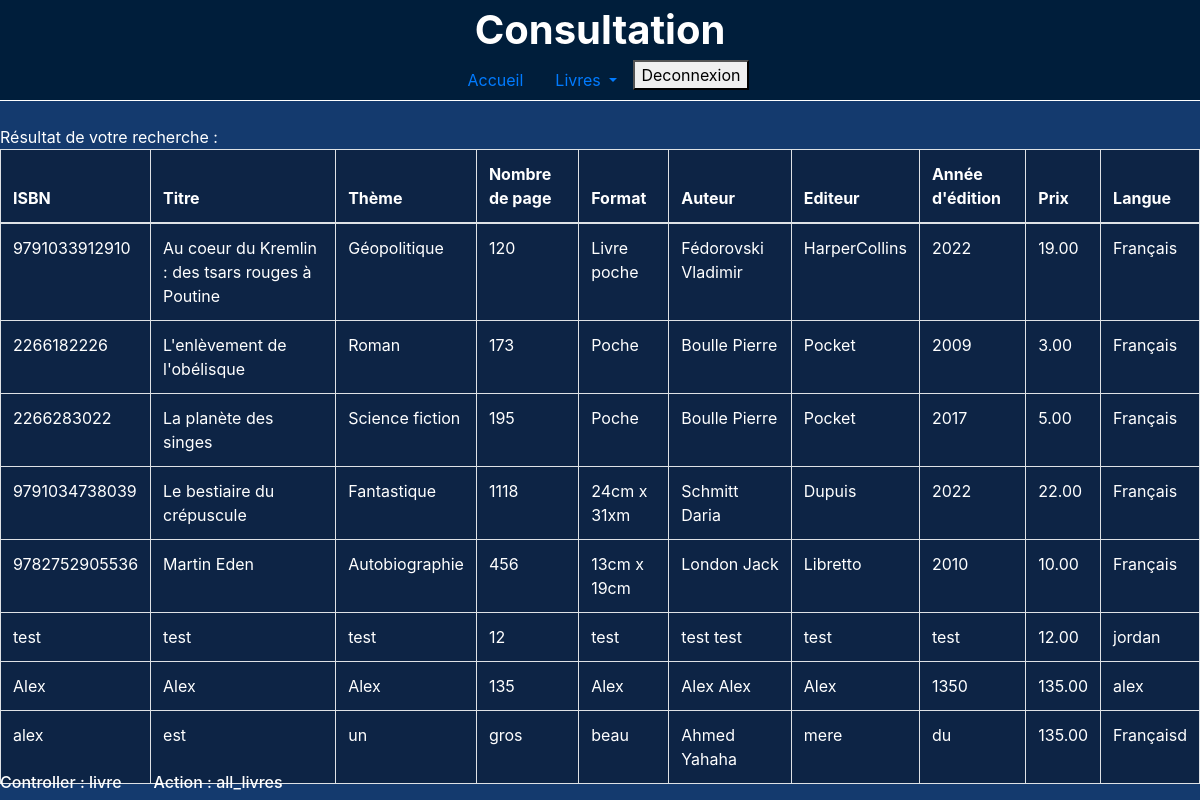
Page /user/index.php?controller=livre&action=all_livres on the committed database.
### tables this page shows
CREATE TABLE `livres` (
  `Id` int(11) NOT NULL,
  `ISBN` varchar(15) NOT NULL,
  `Titre` varchar(50) NOT NULL,
  `Theme` varchar(50) NOT NULL,
  `Nb_pages` varchar(50) NOT NULL,
  `Format` varchar(50) NOT NULL,
  `Nom_auteur` varchar(50) NOT NULL,
  `Prenom_auteur` varchar(50) NOT NULL,
  `Editeur` varchar(50) NOT NULL,
  `Annee_edition` varchar(50) NOT NULL,
  `Prix` decimal(6,2) NOT NULL,
  `Langue` varchar(50) NOT NULL
);

### user/Controllers/Controller_livre.php (called while the page is built, shortened)
<?php
class Controller_livre extends Controller
{
    public function action_all_livres()
    {
        $m = Model::get_model();
        $data = ["livres" => $m->get_all_livres()];
        $this->render("all_livres", $data);
    }
}
?>

### user/Models/Model.php (called while the page is built, shortened)
<?php
class Model
{
    private $bd;
    private static $instance = null;
    private function __construct()
    {
        $dsn = "mysql:host=localhost;dbname=bd_livres";
        $login = "root";
        $mdp = "";
        $this->bd = new PDO($dsn, $login, $mdp);
        $this->bd->query("SET NAMES 'utf8'");
        $this->bd->setAttribute(PDO::ATTR_ERRMODE, PDO::ERRMODE_EXCEPTION);
    }
    public static function get_model()
    {
        if (is_null(self::$instance)) {
            self::$instance = new Model();
        }
        return self::$instance;
    }
    public function get_all_livres()
    {
        $r = $this->bd->prepare("SELECT * FROM livres");
        $r->execute();
        return $r->fetchAll(PDO::FETCH_OBJ);
    }
}

### user/Views/view_all_livres.php (the view)
Résultat de votre recherche :
<br />
<table class='table table-bordered table-responsive-md bg_table'>
	<thead>
		<tr>
			<th>ISBN</th>
			<th>Titre</th>
			<th>Thème</th>
			<th>Nombre de page</th>
			<th>Format</th>
			<th>Auteur</th>
			<th>Editeur</th>
			<th>Année d'édition</th>
			<th>Prix</th>
			<th>Langue</th>
		</tr>
	</thead>
	<tbody>
		<?php foreach ($livres as $l): ?>
			<tr>
				<td>
					<?= $l->ISBN ?>
				</td>
				<td>
					<?= $l->Titre ?>
				</td>
				<td>
					<?= $l->Theme ?>
				</td>
				<td>
					<?= $l->Nb_pages ?>
				</td>
				<td>
					<?= $l->Format ?>
				</td>
				<td>
					<?= $l->Nom_auteur ?>
					<?= $l->Prenom_auteur ?>
				</td>
				<td>
					<?= $l->Editeur ?>
				</td>
				<td>
					<?= $l->Annee_edition ?>
				</td>
				<td>
					<?= $l->Prix ?>
				</td>
				<td>
					<?= $l->Langue ?>
				</td>
			</tr>
		<?php endforeach; ?>
	</tbody>
</table>

### user/Content/css/style.css (style rules this page uses)
html { position: relative; min-height: 100%; }
body { width: 100%; background-color: #143a6e; background-attachment: fixed; background-repeat: no-repeat; background-position: center; position: absolute; min-height: 100%; margin: 0 0 px; color: white; }
.bg_table { background-color: #0000005f; color: white; }

### rows in the picture
livres: ISBN "9791033912910", Titre "Au coeur du Kremlin : des tsars rouges à Poutine", Theme "Géopolitique", Nb_pages "120", Format "Livre poche", Nom_auteur "Fédorovski", Prenom_auteur "Vladimir", Editeur "HarperCollins", Annee_edition "2022", Prix "19.00", Langue "Français"
livres: ISBN "2266182226", Titre "L'enlèvement de l'obélisque", Theme "Roman", Nb_pages "173", Format "Poche", Nom_auteur "Boulle", Prenom_auteur "Pierre", Editeur "Pocket", Annee_edition "2009", Prix "3.00", Langue "Français"
livres: ISBN "2266283022", Titre "La planète des singes", Theme "Science fiction", Nb_pages "195", Format "Poche", Nom_auteur "Boulle", Prenom_auteur "Pierre", Editeur "Pocket", Annee_edition "2017", Prix "5.00", Langue "Français"
livres: ISBN "9791034738039", Titre "Le bestiaire du crépuscule", Theme "Fantastique", Nb_pages "1118", Format "24cm x 31xm", Nom_auteur "Schmitt", Prenom_auteur "Daria", Editeur "Dupuis", Annee_edition "2022", Prix "22.00", Langue "Français"
livres: ISBN "9782752905536", Titre "Martin Eden", Theme "Autobiographie", Nb_pages "456", Format "13cm x 19cm", Nom_auteur "London", Prenom_auteur "Jack", Editeur "Libretto", Annee_edition "2010", Prix "10.00", Langue "Français"
livres: ISBN "test", Titre "test", Theme "test", Nb_pages "12", Format "test", Nom_auteur "test", Prenom_auteur "test", Editeur "test", Annee_edition "test", Prix "12.00", Langue "jordan"
livres: ISBN "Alex", Titre "Alex", Theme "Alex", Nb_pages "135", Format "Alex", Nom_auteur "Alex", Prenom_auteur "Alex", Editeur "Alex", Annee_edition "1350", Prix "135.00", Langue "alex"
livres: ISBN "alex", Titre "est", Theme "un", Nb_pages "gros", Format "beau", Nom_auteur "Ahmed", Prenom_auteur "Yahaha", Editeur "mere", Annee_edition "du", Prix "135.00", Langue "Françaisd"

### other values in the picture
$_GET['controller'] "livre"
$_GET['action'] "all_livres"
